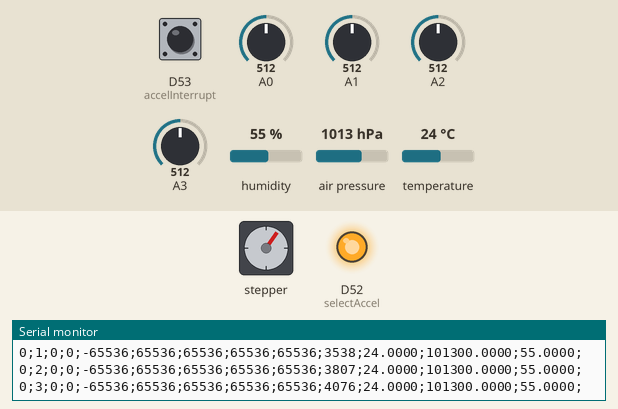
Recording of a sketch running on a simulated Arduino Due. On the bench: stepper motor, output pins drawn as LEDs (lit = HIGH), the last lines printed to the serial monitor. Dashed ring = blinking. The test bench sets the inputs (shaded band); at power-on: D53 (accelInterrupt) HIGH, A0 = 512, A1 = 512, A2 = 512, A3 = 512, humidity 55 %, air pressure 1013 hPa, temperature 24 °C (analog values on the 0–1023 scale). Stepper angles assume 200 steps per turn.

Above: at 4.2 s.
4.3 s: D53 (accelInterrupt) pulled LOW for 1 s
At 5.49 s:
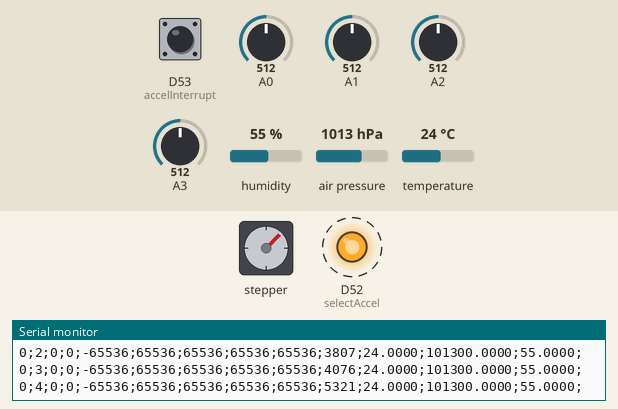
7.3 s: D53 (accelInterrupt) pulled LOW for 3.2 s
At 7.3 s:
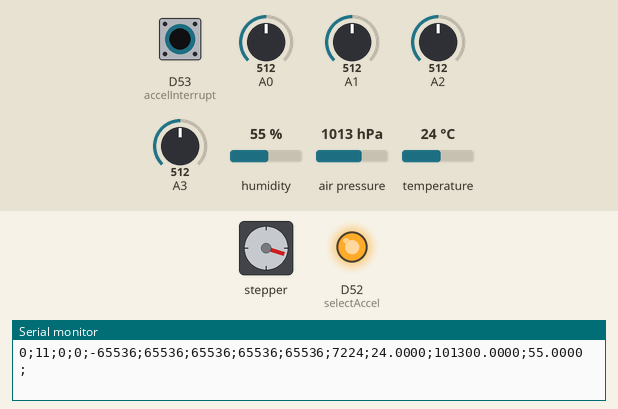
Timing chart, 0 to 24.6 s (numbered marks = the images above; inputs shaded):
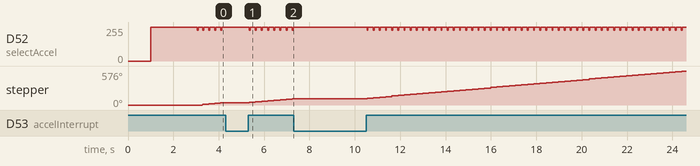

The sketch:

sweepControl.ino
```cpp
/* Caleb R Tulloss
   Brown Neuromotion Lab
   Eye Orientation Tracker
   Analog Coupling Detection V2 and Motor Control
   Software Version 3
   3/18/2018
*/

#include <SPI.h>
#include <Stepper.h>
#include <math.h>
#include <Wire.h>
#include <Adafruit_Sensor.h>
#include <Adafruit_BME280.h>

/****************************************************************************/
// STEPPERS

# define STEPS 200

Stepper stepperPhi = Stepper(STEPS, 19,18,17,16);
Stepper stepperTheta = Stepper(STEPS, 15,14,2,3);
/****************************************************************************/
// WEATHER STATION

Adafruit_BME280 bme; // I2C

float temp;
float pressure;
float humidity;

/****************************************************************************/
// PINS

// analog inputs from detection circuit
const uint8_t ch0 = 0;
const uint8_t ch1 = 1;
const uint8_t ch2 = 2;
const uint8_t ch3 = 3;

// accelerometer outputs
const uint8_t selectAccel = 52;
const uint8_t accelInterrupt = 53;

/****************************************************************************/
// OTHER CONSTANTS

// Motor control
const uint8_t thetaStepSize = 5;             // 1 step is 0.018 degrees for rods,
const uint8_t phiStepSize = 5;              // roughly 0.0055 degrees for marble
const uint8_t thetaSpeed = 30;                // rpm
const uint8_t phiSpeed = 60;

// Measurement
const uint8_t numSamples = 32;

// Orientation measurement
const uint16_t numAccelSamples = 64;
const uint8_t accelSamplePower = 6;

// Sweep parameters
const uint8_t checkInterval = 20;
const uint8_t thetaNumSteps = 50;             // single-sided
const float phiLowerBound = -0.262;           // -pi/12 = -15 degrees
const float phiUpperBound = 0.628;            // pi/5 = 36 degrees
const float phiCenter = 0.05;

/****************************************************************************/
// GLOBAL VARIABLES

// Data values from final input
uint16_t data0;
uint16_t data1;
uint16_t data2;
uint16_t data3;

uint32_t sum0;
uint32_t sum1;
uint32_t sum2;
uint32_t sum3;

// Motor control
int8_t thetaDirection;
int8_t phiDirection;
uint8_t thetaCount = 0;
int16_t phiCount = 0;

// Orientation
uint8_t accelXLow, accelYLow, accelZLow;
int8_t accelXHigh, accelYHigh, accelZHigh;
int16_t accelDataX, accelDataY, accelDataZ;
int32_t accelSumX, accelSumY, accelSumZ;
int16_t offsetX, offsetY, offsetZ;
float unitX, unitY, unitZ;
float currentPhi;
bool readyForThetaStep;

// Measurement status
bool notDone;

// Time
unsigned long t;

/****************************************************************************/
// HELPER METHODS

// logData: prints the orientation and coupling data, timestamp, and weather sensor data
void logData()
{
  Serial.print(thetaCount);
  Serial.print(";");
  Serial.print(phiDirection * phiCount);
  Serial.print(";");
  Serial.print(accelSumX);
  Serial.print(";");
  Serial.print(accelSumY);
  Serial.print(";");
  Serial.print(accelSumZ);
  Serial.print(";");
  Serial.print(sum0);
  Serial.print(";");
  Serial.print(sum1);
  Serial.print(";");
  Serial.print(sum2);
  Serial.print(";");
  Serial.print(sum3);
  Serial.print(";");
  Serial.print(t);
  Serial.print(";");
  Serial.print(temp, 4);
  Serial.print(";");
  Serial.print(pressure, 4);
  Serial.print(";");
  Serial.print(humidity, 4);
  Serial.println(";");
}

// measureWeather: measures the current temperature, pressure, and humidity from the Bosch sensor / Adafruit breakout
void measureWeather()
{
  temp = bme.readTemperature();
  pressure = bme.readPressure();
  humidity = bme.readHumidity();
}

// measureAccelOrientation: measures the current X/Y/Z orientation
void measureAccelOrientation()
{
  // First, setup measurement mode, ultralow noise
  digitalWrite(selectAccel, LOW);
  SPI.transfer(0x0A);             // write instruction
  SPI.transfer(0x2D);             // POWER_CTL register
  SPI.transfer(0x22);             // ultralow noise, measurement mode
  digitalWrite(selectAccel, HIGH);
  delay(10);

  accelSumX = 0;
  accelSumY = 0;
  accelSumZ = 0;

  // Then, read the data
  for (int i = 0; i < numAccelSamples; i++)
  {
    while (digitalRead(accelInterrupt) == 0);   // wait for the data to be ready

    digitalWrite(selectAccel, LOW);
    SPI.transfer(0x0B);
    SPI.transfer(0x0E);
    accelXLow = SPI.transfer(0x00);
    digitalWrite(selectAccel, HIGH);

    digitalWrite(selectAccel, LOW);
    SPI.transfer(0x0B);
    SPI.transfer(0x0F);
    accelXHigh = SPI.transfer(0x00);
    digitalWrite(selectAccel, HIGH);

    digitalWrite(selectAccel, LOW);
    SPI.transfer(0x0B);
    SPI.transfer(0x10);
    accelYLow = SPI.transfer(0x00);
    digitalWrite(selectAccel, HIGH);

    digitalWrite(selectAccel, LOW);
    SPI.transfer(0x0B);
    SPI.transfer(0x11);
    accelYHigh = SPI.transfer(0x00);
    digitalWrite(selectAccel, HIGH);

    digitalWrite(selectAccel, LOW);
    SPI.transfer(0x0B);
    SPI.transfer(0x12);
    accelZLow = SPI.transfer(0x00);
    digitalWrite(selectAccel, HIGH);

    digitalWrite(selectAccel, LOW);
    SPI.transfer(0x0B);
    SPI.transfer(0x13);
    accelZHigh = SPI.transfer(0x00);
    digitalWrite(selectAccel, HIGH);

    // Combine the two data bytes
    accelDataX = ((int16_t)(accelXHigh) << 8) + (int16_t)accelXLow;
    accelDataY = ((int16_t)(accelYHigh) << 8) + (int16_t)accelYLow;
    accelDataZ = ((int16_t)(accelZHigh) << 8) + (int16_t)accelZLow;

    // Subtract offset
    accelDataX -= offsetX;
    accelDataY -= offsetY;
    accelDataZ -= offsetZ;

    // Add to total for averaging
    accelSumX += accelDataX;
    accelSumY += accelDataY;
    accelSumZ += accelDataZ;
  }

  digitalWrite(selectAccel, LOW);
  SPI.transfer(0x0A);             // write instruction
  SPI.transfer(0x2D);             // POWER_CTL register
  SPI.transfer(0x00);             // standby
  digitalWrite(selectAccel, HIGH);
  delay(10);
}

// for converting accelerometer data to actual orientation
// standard unit vector calculation
void unitOrientation (int32_t x, int32_t y, int32_t z)
{
  float xFl = (float)x;
  float yFl = (float)y;
  float zFl = (float)z;

  float total = sqrt(sq(xFl) + sq(yFl) + sq(zFl));

  unitX = xFl / total;
  unitY = yFl / total;
  unitZ = zFl / total;
}

/****************************************************************************/
// MAIN METHODS

void setup()
{
  // Pin modes
  pinMode(selectAccel, OUTPUT);
  pinMode(accelInterrupt, INPUT);

  // Initialize SPI
  SPI.begin();
  SPI.setDataMode(SPI_MODE0); //CPHA = CPOL = 0    MODE = 0
  delay(1000);

  // Accelerometer soft reset
  digitalWrite(selectAccel, LOW);
  SPI.transfer(0x0A);             // write instruction
  SPI.transfer(0x1F);             // SOFT_RESET register
  SPI.transfer(0x52);             // letter "R"
  digitalWrite(selectAccel, HIGH);
  delay(2000);                    // need to wait at least 500

  digitalWrite(selectAccel, LOW);
  SPI.transfer(0x0A);             // write instruction
  SPI.transfer(0x2A);             // INTMAP1 register
  SPI.transfer(0x01);             // setup data ready interrupt
  digitalWrite(selectAccel, HIGH);

  // Set ADC and PWM to be 12-bit
  analogReadResolution(12);
  analogWriteResolution(12);

  // Begin serial communication
  Serial.begin(115200);

  // Motor setup
  stepperTheta.setSpeed(thetaSpeed);
  stepperPhi.setSpeed(phiSpeed);
  thetaDirection = -1;
  phiDirection = 1;

  Serial.println("SETUP COMPLETE");

  // Calibrate accelerometer
  offsetX = 0;
  offsetY = 0;
  offsetZ = 0;
  measureAccelOrientation();
  Serial.print("SumX: ");
  Serial.print(accelSumX);
  Serial.print("\tSumY: ");
  Serial.print(accelSumY);
  Serial.print("\tSumZ: ");
  Serial.println(accelSumZ);
  // average
  offsetX = (int16_t)(accelSumX >> accelSamplePower);
  offsetY = (int16_t)(accelSumY >> accelSamplePower);
  offsetZ = (int16_t)(accelSumZ >> accelSamplePower) + 1024;
  // +1024 because in calibration position, Z acceleration should be -1g
  Serial.print("OffsetX: ");
  Serial.print(offsetX);
  Serial.print("\tOffsetY: ");
  Serial.print(offsetY);
  Serial.print("\tOffsetZ: ");
  Serial.println(offsetZ);

  // Setup weather station
  bool status;
  status = bme.begin();
  if (!status) {
    Serial.println("Could not find a valid BME280 sensor, check wiring!");
    while (1);
  }

  // We are not done
  notDone = true;
}

void loop()
{
  if (notDone)
  {
    delay(200);
    sum0 = 0;
    sum1 = 0;
    sum2 = 0;
    sum3 = 0;
    // Measure amplified data values
    for (uint8_t i = 0; i < numSamples; i++)
    {

      data0 = analogRead(ch0);
      data1 = analogRead(ch1);
      data2 = analogRead(ch2);
      data3 = analogRead(ch3);

      sum0 += data0;
      sum1 += data1;
      sum2 += data2;
      sum3 += data3;
    }

    // measure ground truth and weather data
    measureAccelOrientation();
    measureWeather();
    // timestamp for loggging the data
    t = millis();
    // Store the data
    logData();

    // Turn eye to new orientation
    if (thetaCount == thetaNumSteps)  // if at end of theta range, we're done
    {
      Serial.println("done!");
      notDone = false;
    }
    else
    {
      if (phiCount == checkInterval)  // every <checkInterval> steps, check where we are
      {
        // phi is the determining factor
        unitOrientation(accelSumX, accelSumY, accelSumZ);
        currentPhi = asin(unitX);
        phiCount = 0;

        // if we are in the center and moving in negative direction
        if (abs(currentPhi) < phiCenter && readyForThetaStep)
        {
          delay(1000);
          stepperTheta.step(thetaDirection * thetaStepSize);    // increment theta
          thetaCount++;
          delay(1000);
          readyForThetaStep = false;
        }

        else
        {
          // if phi is past its upper bound
          if (currentPhi > phiUpperBound)
          {
            phiDirection = 1;           // switch direction
            readyForThetaStep = true;
          }
          // if phi is past its lower bound
          else if (currentPhi < phiLowerBound)
          {
            phiDirection = -1;          // switch direction
            readyForThetaStep = false;
          }
        }
      }

      // step in the phi direction
      stepperPhi.step(phiDirection * phiStepSize);
      phiCount++;
    }
  }
}
```
